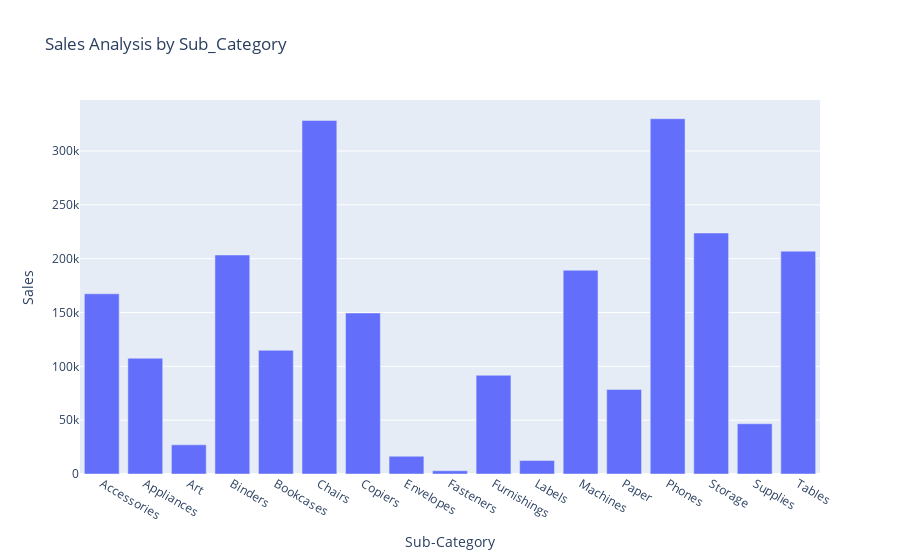

The code cell stored with this chart in its notebook:
### Code cell
fig = px.bar(Sales_by_Sub_Category,
            x='Sub-Category',
            y='Sales',
            title= 'Sales Analysis by Sub_Category')
fig.show()

### Figure 1 — Plotly figure (JSON) as saved in the notebook; plotly's stock layout.template omitted (floating-point values rounded to 4 significant figures)
{"data": [{"hovertemplate": "Sub-Category=%{x}<br>Sales=%{y}<extra></extra>", "legendgroup": "", "marker": {"color": "#636efa", "pattern": {"shape": ""}}, "name": "", "orientation": "v", "showlegend": false, "textposition": "auto", "type": "bar", "x": ["Accessories", "Appliances", "Art", "Binders", "Bookcases", "Chairs", "Copiers", "Envelopes", "Fasteners", "Furnishings", "Labels", "Machines", "Paper", "Phones", "Storage", "Supplies", "Tables"], "xaxis": "x", "y": [167400.0, 107500.0, 27120.0, 203400.0, 114900.0, 328400.0, 149500.0, 16480.0, 3024.0, 91710.0, 12490.0, 189200.0, 78480.0, 330000.0, 223800.0, 46670.0, 207000.0], "yaxis": "y"}], "layout": {"barmode": "relative", "legend": {"tracegroupgap": 0}, "title": {"text": "Sales Analysis by Sub_Category"}, "xaxis": {"anchor": "y", "domain": [0, 1], "title": {"text": "Sub-Category"}}, "yaxis": {"anchor": "x", "domain": [0, 1], "title": {"text": "Sales"}}}}
